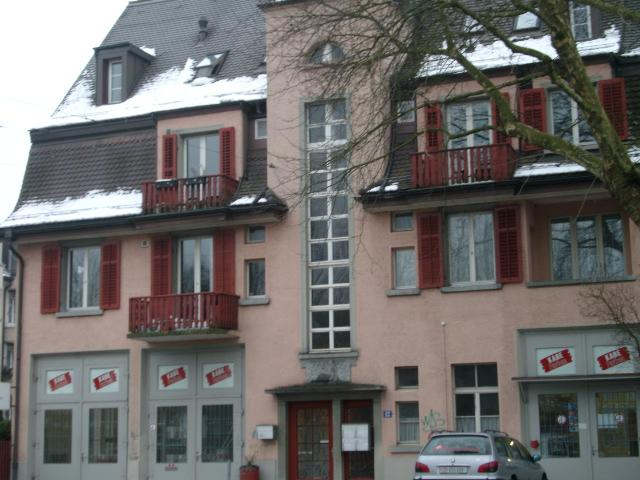
#> input picture HW2/mp1_1.jpg, 640 x 480 px
$ jupyter execute HW2.ipynb   (shell and % lines are left out)
#> lines starting #> are read from the running program, lines starting #| are printed output that depends on the picture
[cell 1]
#To import required libraries to solve q2
import cv2
import matplotlib.pyplot as plt
import numpy as np
import imutils

[cell 2]
def computeImageFeatures(image, method):
    if method == "HoG":
        hog = cv2.HOGDescriptor()
        h = hog.compute(image, None)

        print("HoG is computed")

        return h

    elif method == "Dense":
        sift = cv2.xfeatures2d.SIFT_create()
        step_size = 5
        keyPoints = [cv2.KeyPoint(x, y, step_size) for y in range(0, image.shape[0], step_size)
                                    for x in range(0, image.shape[1], step_size)]
        dense = sift.compute(image, keyPoints)

        print("Dense is computed")

        return dense

    elif method =="SIFT":
        sift = cv2.xfeatures2d.SIFT_create()
        keyPoints, descriptors = sift.detectAndCompute(image, None)

        print("SIFT is computed")

        return keyPoints, descriptors

[cell 3]
image = cv2.imread("mp1_1.jpg")
#> image is the input picture: shape (480, 640, 3); mean B, G, R 105.8, 107.4, 109.7
image = cv2.cvtColor(image, cv2.COLOR_BGR2GRAY)
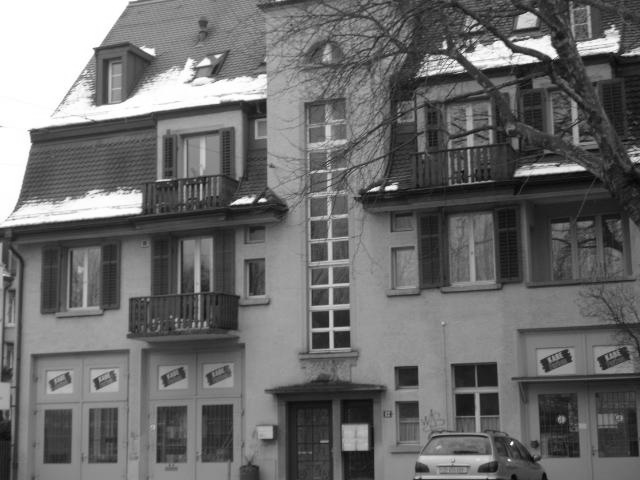
#> image: shape (480, 640); min 3, max 255, mean 107.9

imageFeatures = []

methods = ["HoG", "Dense", "SIFT"]

for method in methods:
    imageFeatures.append(computeImageFeatures(image, method))
#> after the loop, imageFeatures = 3 items

[cell 4]
print(len(imageFeatures))
#| 3

[cell 5]
print(imageFeatures)
#> (printed output is left out)
